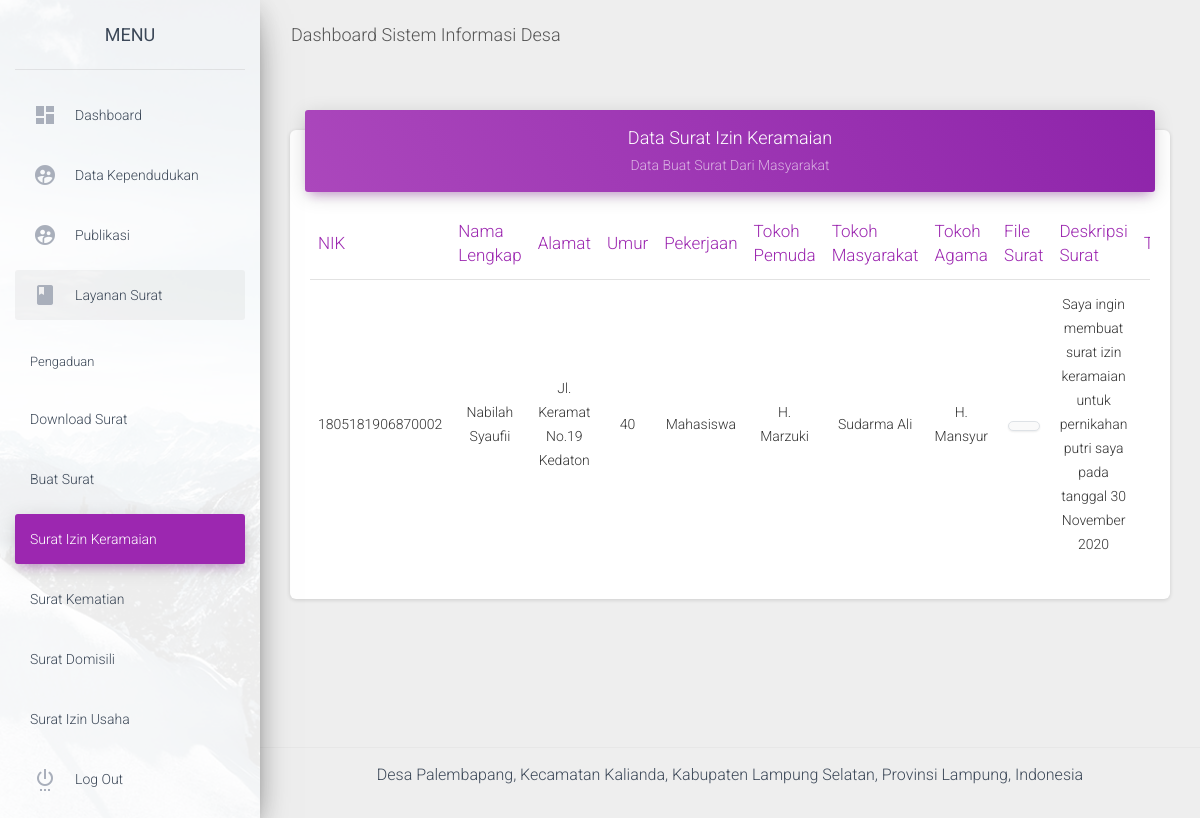
Screenshot of /admin/data_surat_izin_keramaian.php (signed in) with the database file from the repository.
### tables this page shows
CREATE TABLE `surat_izin_keramaian` (
  `id_keramaian` varchar(10) NOT NULL,
  `nik` varchar(50) NOT NULL,
  `nama` varchar(50) NOT NULL,
  `umur` varchar(10) NOT NULL,
  `pekerjaan` varchar(50) NOT NULL,
  `alamat` varchar(50) NOT NULL,
  `tokoh_pemuda` varchar(50) NOT NULL,
  `tokoh_masyarakat` varchar(50) NOT NULL,
  `tokoh_agama` varchar(50) NOT NULL,
  `file_surat` varchar(255) NOT NULL,
  `deskripsi_surat` text NOT NULL
);

### admin/data_surat_izin_keramaian.php (the view, shortened to what this page needs)
<?php include "atas.php";include "config.php"; ?>
<?php if(isset($_SESSION['username'])) { ?>
<div class="wrapper ">
  <div class="sidebar" data-color="purple" data-background-color="white" data-image="assets/img/sidebar-1.jpg">
    <div class="logo">
      <a href="" class="simple-text logo-normal">
        MENU
      </a>
    </div>
    <div class="sidebar-wrapper">
      <ul class="nav">
        <li class="nav-item">
          <a class="nav-link" href="home">
            <i class="material-icons">dashboard</i>
            <p>Dashboard</p>
          </a>
        </li>
        <li class="nav-item">
          <a href="#penduduksub" data-toggle="collapse" aria-expanded="false" class="nav-link">
            <i class="material-icons">supervised_user_circle</i>
            <p>Data Kependudukan</p>
          </a>
        </li>
        <li class="nav-item">
          <a href="#publikasisub" data-toggle="collapse" aria-expanded="false" class="nav-link">
            <i class="material-icons">supervised_user_circle</i>
            <p>Publikasi</p>
          </a>
        </li>
        <li class="nav-item active">
          <a href="#layanansuratsub" data-toggle="collapse" aria-expanded="false" class="nav-link">
            <i class="material-icons">book</i>
            <p>Layanan Surat</p>
          </a>
          <ul class="nav collapse list-unstyled" id="layanansuratsub">
            <li class="nav-item">
              <a class="nav-link" href="data_pengaduan">Pengaduan</a>
            </li>
            <li class="nav-item">
              <a class="nav-link" href="data_download">
                <p>Download Surat</p>
              </a>
            </li>
            <li class="nav-item ">
              <a class="nav-link" href="data_buat_surat">
                <p>Buat Surat</p>
              </a>
            </li>
            <li class="nav-item active">
              <a class="nav-link" href="data_surat_izin_keramaian">
                <p>Surat Izin Keramaian</p>
              </a>
            </li>
            <li class="nav-item ">
              <a class="nav-link" href="data_surat_kematian">
                <p>Surat Kematian</p>
              </a>
            </li>
            <li class="nav-item">
              <a class="nav-link" href="data_surat_domisili">
                <p>Surat Domisili</p>
              </a>
            </li>
            <li class="nav-item ">
              <a class="nav-link" href="data_surat_usaha">
                <p>Surat Izin Usaha</p>
              </a>
            </li>
          </ul>
        </li>
        <li class="nav-item ">
          <a class="nav-link" href="logout">
            <i class="material-icons">settings_power</i>
            <p>Log Out</p>
          </a>
        </li>
      </ul>
    </div>
  </div>
  <div class="main-panel">
    <nav class="navbar navbar-expand-lg navbar-transparent navbar-absolute fixed-top ">
      <div class="container-fluid">
        <div class="navbar-wrapper">
          <a class="navbar-brand" href="#pablo">Dashboard Sistem Informasi Desa</a>
        </div>
      </div>
    </nav>
    <div class="content">
      <div class="container-fluid">
        <div class="row">
          <div class="col-md-12">
            <div class="card">
              <div class="card-header card-header-primary" align="center">
                <h4 class="card-title ">Data Surat Izin Keramaian </h4>
                <p class="card-category"> Data Buat Surat Dari Masyarakat</p>
              </div>
              <div class="card-body">
                <div class="table-responsive">
                  <table class="table">
                    <thead class=" text-primary">
                      <th align="center">
                        NIK
                      </th>
                      <th align="center">
                        Nama Lengkap
                      </th>
                      <th align="center">
                        Alamat
                      </th>
                      <th align="center">
                        Umur
                      </th>
                      <th align="center">
                        Pekerjaan
                      </th>
                      <th align="center">
                        Tokoh Pemuda
                      </th>
                      <th align="center">
                        Tokoh Masyarakat
                      </th>
                      <th align="center">
                        Tokoh Agama
                      </th>
                      <th align="center">
                        File Surat
                      </th>
                      <th align="center">
                        Deskripsi Surat
                      </th>
                      <th align="center">
                        Tools
                      </th>
                    </thead>
                    <tbody>
                      <?php $sql  = "SELECT * FROM surat_izin_keramaian ORDER BY nik ";
	                          $rest = mysqli_query($koneksi,$sql);
                            while($data = mysqli_fetch_assoc($rest) ) { ?>
                      <tr>
                        <td align="center"> <?php echo $data['nik'];?></td>
                        <td align="center"> <?php echo $data['nama'];?></td>
                        <td align="center"> <?php echo $data['alamat'];?></td>
                        <td align="center"> <?php echo $data['umur'];?></td>
                        <td align="center"> <?php echo $data['pekerjaan'];?></td>
                        <td align="center"> <?php echo $data['tokoh_pemuda'];?></td>
                        <td align="center"> <?php echo $data['tokoh_masyarakat'];?></td>
                        <td align="center"> <?php echo $data['tokoh_agama'];?></td>
                        <td align="center">
                          <a href="../<?php echo $data['file_surat']; ?>" target="_blank">
                            <img src="../<?php echo $data['file_surat']; ?>" class="col-sm-6 img-thumbnail" />
                          </a>
                        </td>
                        <td align="center"> <?php echo $data['deskripsi_surat'];?></td>
                        <td align="center">
                          <a href="confirm_hapus_buat_surat_izin_keramaian?id=<?php echo $data['id_keramaian']?>">
                            <button type="button" rel="tooltip" title="Hapus Data"
                              class="btn btn-danger btn-link btn-sm">
                            </button>
                          </a>
                        </td>
                      </tr>
                      <?php } ?>
                    </tbody>
                  </table>
                </div>
              </div>
            </div>
          </div>
        </div>
      </div>
    </div>
    <footer class="footer">
      <div class="container-fluid">
        <p>Desa Palembapang, Kecamatan Kalianda, Kabupaten Lampung Selatan, Provinsi Lampung, Indonesia</p>
      </div>
    </footer>
  </div>
</div>
<?php } ?>
<?php include "bawah.php"; ?>

### rows the page displays
surat_izin_keramaian: nik "1805181906870002", nama "Nabilah Syaufii", alamat "Jl. Keramat No.19 Kedaton", umur "40", pekerjaan "Mahasiswa", tokoh_pemuda "H. Marzuki", tokoh_masyarakat "Sudarma Ali", tokoh_agama "H. Mansyur", file_surat (picture), deskripsi_surat "Saya ingin membuat surat izin keramaian untuk pernikahan putri saya pada tanggal 30 November 2020"
